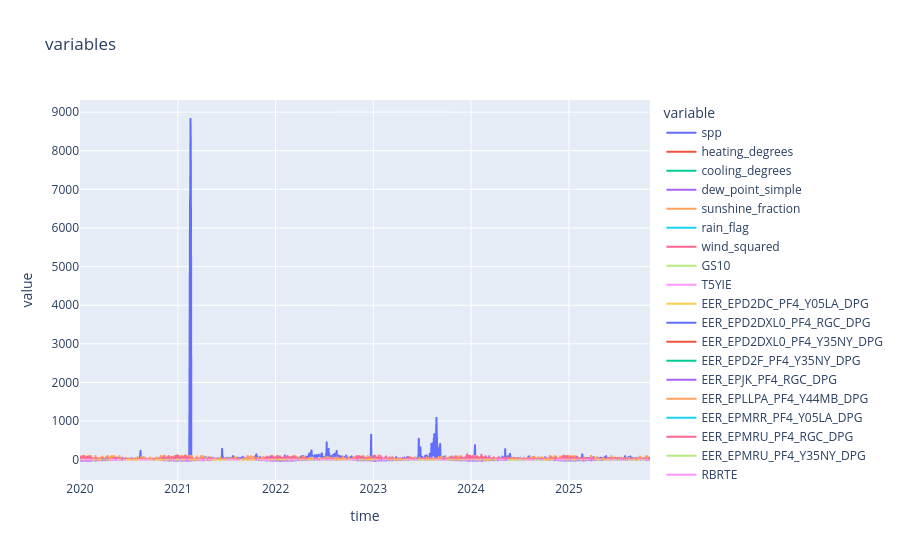

Write notebook code for a chart like this one.
### Code cell
cols = ['spp',
       'heating_degrees', 'cooling_degrees', 'dew_point_simple',
       'sunshine_fraction', 'rain_flag', 'wind_squared', 'GS10', 'T5YIE', 'EER_EPD2DC_PF4_Y05LA_DPG',
       'EER_EPD2DXL0_PF4_RGC_DPG', 'EER_EPD2DXL0_PF4_Y35NY_DPG',
       'EER_EPD2F_PF4_Y35NY_DPG', 'EER_EPJK_PF4_RGC_DPG',
       'EER_EPLLPA_PF4_Y44MB_DPG', 'EER_EPMRR_PF4_Y05LA_DPG',
       'EER_EPMRU_PF4_RGC_DPG', 'EER_EPMRU_PF4_Y35NY_DPG', 'RBRTE', 'RNGWHHD',
       'RWTC']

df[cols] = df[cols].astype(float)
fig = px.line(df, x='time', y=cols, title='variables')
fig.show()

### Figure 1 — Plotly figure (JSON) as saved in the notebook; plotly's stock layout.template omitted (floating-point values rounded to 4 significant figures; data arrays with more than 128 entries replaced by an {"elided": "..."} marker saying what was removed)
{"data": [{"hovertemplate": "variable=spp<br>time=%{x}<br>value=%{y}<extra></extra>", "legendgroup": "spp", "line": {"color": "#636efa", "dash": "solid"}, "marker": {"symbol": "circle"}, "mode": "lines", "name": "spp", "showlegend": true, "type": "scattergl", "x": {"elided": "2131 str values"}, "xaxis": "x", "y": {"elided": "2131 float values"}, "yaxis": "y"}, {"hovertemplate": "variable=heating_degrees<br>time=%{x}<br>value=%{y}<extra></extra>", "legendgroup": "heating_degrees", "line": {"color": "#EF553B", "dash": "solid"}, "marker": {"symbol": "circle"}, "mode": "lines", "name": "heating_degrees", "showlegend": true, "type": "scattergl", "x": {"elided": "2131 str values"}, "xaxis": "x", "y": {"elided": "2131 float values"}, "yaxis": "y"}, {"hovertemplate": "variable=cooling_degrees<br>time=%{x}<br>value=%{y}<extra></extra>", "legendgroup": "cooling_degrees", "line": {"color": "#00cc96", "dash": "solid"}, "marker": {"symbol": "circle"}, "mode": "lines", "name": "cooling_degrees", "showlegend": true, "type": "scattergl", "x": {"elided": "2131 str values"}, "xaxis": "x", "y": {"elided": "2131 float values"}, "yaxis": "y"}, {"hovertemplate": "variable=dew_point_simple<br>time=%{x}<br>value=%{y}<extra></extra>", "legendgroup": "dew_point_simple", "line": {"color": "#ab63fa", "dash": "solid"}, "marker": {"symbol": "circle"}, "mode": "lines", "name": "dew_point_simple", "showlegend": true, "type": "scattergl", "x": {"elided": "2131 str values"}, "xaxis": "x", "y": {"elided": "2131 float values"}, "yaxis": "y"}, {"hovertemplate": "variable=sunshine_fraction<br>time=%{x}<br>value=%{y}<extra></extra>", "legendgroup": "sunshine_fraction", "line": {"color": "#FFA15A", "dash": "solid"}, "marker": {"symbol": "circle"}, "mode": "lines", "name": "sunshine_fraction", "showlegend": true, "type": "scattergl", "x": {"elided": "2131 str values"}, "xaxis": "x", "y": {"elided": "2131 float values"}, "yaxis": "y"}, {"hovertemplate": "variable=rain_flag<br>time=%{x}<br>value=%{y}<extra></extra>", "legendgroup": "rain_flag", "line": {"color": "#19d3f3", "dash": "solid"}, "marker": {"symbol": "circle"}, "mode": "lines", "name": "rain_flag", "showlegend": true, "type": "scattergl", "x": {"elided": "2131 str values"}, "xaxis": "x", "y": {"elided": "2131 float values"}, "yaxis": "y"}, {"hovertemplate": "variable=wind_squared<br>time=%{x}<br>value=%{y}<extra></extra>", "legendgroup": "wind_squared", "line": {"color": "#FF6692", "dash": "solid"}, "marker": {"symbol": "circle"}, "mode": "lines", "name": "wind_squared", "showlegend": true, "type": "scattergl", "x": {"elided": "2131 str values"}, "xaxis": "x", "y": {"elided": "2131 float values"}, "yaxis": "y"}, {"hovertemplate": "variable=GS10<br>time=%{x}<br>value=%{y}<extra></extra>", "legendgroup": "GS10", "line": {"color": "#B6E880", "dash": "solid"}, "marker": {"symbol": "circle"}, "mode": "lines", "name": "GS10", "showlegend": true, "type": "scattergl", "x": {"elided": "2131 str values"}, "xaxis": "x", "y": {"elided": "2131 float values"}, "yaxis": "y"}, {"hovertemplate": "variable=T5YIE<br>time=%{x}<br>value=%{y}<extra></extra>", "legendgroup": "T5YIE", "line": {"color": "#FF97FF", "dash": "solid"}, "marker": {"symbol": "circle"}, "mode": "lines", "name": "T5YIE", "showlegend": true, "type": "scattergl", "x": {"elided": "2131 str values"}, "xaxis": "x", "y": {"elided": "2131 float values"}, "yaxis": "y"}, {"hovertemplate": "variable=EER_EPD2DC_PF4_Y05LA_DPG<br>time=%{x}<br>value=%{y}<extra></extra>", "legendgroup": "EER_EPD2DC_PF4_Y05LA_DPG", "line": {"color": "#FECB52", "dash": "solid"}, "marker": {"symbol": "circle"}, "mode": "lines", "name": "EER_EPD2DC_PF4_Y05LA_DPG", "showlegend": true, "type": "scattergl", "x": {"elided": "2131 str values"}, "xaxis": "x", "y": {"elided": "2131 float values"}, "yaxis": "y"}, {"hovertemplate": "variable=EER_EPD2DXL0_PF4_RGC_DPG<br>time=%{x}<br>value=%{y}<extra></extra>", "legendgroup": "EER_EPD2DXL0_PF4_RGC_DPG", "line": {"color": "#636efa", "dash": "solid"}, "marker": {"symbol": "circle"}, "mode": "lines", "name": "EER_EPD2DXL0_PF4_RGC_DPG", "showlegend": true, "type": "scattergl", "x": {"elided": "2131 str values"}, "xaxis": "x", "y": {"elided": "2131 float values"}, "yaxis": "y"}, {"hovertemplate": "variable=EER_EPD2DXL0_PF4_Y35NY_DPG<br>time=%{x}<br>value=%{y}<extra></extra>", "legendgroup": "EER_EPD2DXL0_PF4_Y35NY_DPG", "line": {"color": "#EF553B", "dash": "solid"}, "marker": {"symbol": "circle"}, "mode": "lines", "name": "EER_EPD2DXL0_PF4_Y35NY_DPG", "showlegend": true, "type": "scattergl", "x": {"elided": "2131 str values"}, "xaxis": "x", "y": {"elided": "2131 float values"}, "yaxis": "y"}, {"hovertemplate": "variable=EER_EPD2F_PF4_Y35NY_DPG<br>time=%{x}<br>value=%{y}<extra></extra>", "legendgroup": "EER_EPD2F_PF4_Y35NY_DPG", "line": {"color": "#00cc96", "dash": "solid"}, "marker": {"symbol": "circle"}, "mode": "lines", "name": "EER_EPD2F_PF4_Y35NY_DPG", "showlegend": true, "type": "scattergl", "x": {"elided": "2131 str values"}, "xaxis": "x", "y": {"elided": "2131 float values"}, "yaxis": "y"}, {"hovertemplate": "variable=EER_EPJK_PF4_RGC_DPG<br>time=%{x}<br>value=%{y}<extra></extra>", "legendgroup": "EER_EPJK_PF4_RGC_DPG", "line": {"color": "#ab63fa", "dash": "solid"}, "marker": {"symbol": "circle"}, "mode": "lines", "name": "EER_EPJK_PF4_RGC_DPG", "showlegend": true, "type": "scattergl", "x": {"elided": "2131 str values"}, "xaxis": "x", "y": {"elided": "2131 float values"}, "yaxis": "y"}, {"hovertemplate": "variable=EER_EPLLPA_PF4_Y44MB_DPG<br>time=%{x}<br>value=%{y}<extra></extra>", "legendgroup": "EER_EPLLPA_PF4_Y44MB_DPG", "line": {"color": "#FFA15A", "dash": "solid"}, "marker": {"symbol": "circle"}, "mode": "lines", "name": "EER_EPLLPA_PF4_Y44MB_DPG", "showlegend": true, "type": "scattergl", "x": {"elided": "2131 str values"}, "xaxis": "x", "y": {"elided": "2131 float values"}, "yaxis": "y"}, {"hovertemplate": "variable=EER_EPMRR_PF4_Y05LA_DPG<br>time=%{x}<br>value=%{y}<extra></extra>", "legendgroup": "EER_EPMRR_PF4_Y05LA_DPG", "line": {"color": "#19d3f3", "dash": "solid"}, "marker": {"symbol": "circle"}, "mode": "lines", "name": "EER_EPMRR_PF4_Y05LA_DPG", "showlegend": true, "type": "scattergl", "x": {"elided": "2131 str values"}, "xaxis": "x", "y": {"elided": "2131 float values"}, "yaxis": "y"}, {"hovertemplate": "variable=EER_EPMRU_PF4_RGC_DPG<br>time=%{x}<br>value=%{y}<extra></extra>", "legendgroup": "EER_EPMRU_PF4_RGC_DPG", "line": {"color": "#FF6692", "dash": "solid"}, "marker": {"symbol": "circle"}, "mode": "lines", "name": "EER_EPMRU_PF4_RGC_DPG", "showlegend": true, "type": "scattergl", "x": {"elided": "2131 str values"}, "xaxis": "x", "y": {"elided": "2131 float values"}, "yaxis": "y"}, {"hovertemplate": "variable=EER_EPMRU_PF4_Y35NY_DPG<br>time=%{x}<br>value=%{y}<extra></extra>", "legendgroup": "EER_EPMRU_PF4_Y35NY_DPG", "line": {"color": "#B6E880", "dash": "solid"}, "marker": {"symbol": "circle"}, "mode": "lines", "name": "EER_EPMRU_PF4_Y35NY_DPG", "showlegend": true, "type": "scattergl", "x": {"elided": "2131 str values"}, "xaxis": "x", "y": {"elided": "2131 float values"}, "yaxis": "y"}, {"hovertemplate": "variable=RBRTE<br>time=%{x}<br>value=%{y}<extra></extra>", "legendgroup": "RBRTE", "line": {"color": "#FF97FF", "dash": "solid"}, "marker": {"symbol": "circle"}, "mode": "lines", "name": "RBRTE", "showlegend": true, "type": "scattergl", "x": {"elided": "2131 str values"}, "xaxis": "x", "y": {"elided": "2131 float values"}, "yaxis": "y"}, {"hovertemplate": "variable=RNGWHHD<br>time=%{x}<br>value=%{y}<extra></extra>", "legendgroup": "RNGWHHD", "line": {"color": "#FECB52", "dash": "solid"}, "marker": {"symbol": "circle"}, "mode": "lines", "name": "RNGWHHD", "showlegend": true, "type": "scattergl", "x": {"elided": "2131 str values"}, "xaxis": "x", "y": {"elided": "2131 float values"}, "yaxis": "y"}, {"hovertemplate": "variable=RWTC<br>time=%{x}<br>value=%{y}<extra></extra>", "legendgroup": "RWTC", "line": {"color": "#636efa", "dash": "solid"}, "marker": {"symbol": "circle"}, "mode": "lines", "name": "RWTC", "showlegend": true, "type": "scattergl", "x": {"elided": "2131 str values"}, "xaxis": "x", "y": {"elided": "2131 float values"}, "yaxis": "y"}], "layout": {"legend": {"title": {"text": "variable"}, "tracegroupgap": 0}, "title": {"text": "variables"}, "xaxis": {"anchor": "y", "domain": [0, 1], "title": {"text": "time"}}, "yaxis": {"anchor": "x", "domain": [0, 1], "title": {"text": "value"}}}}
